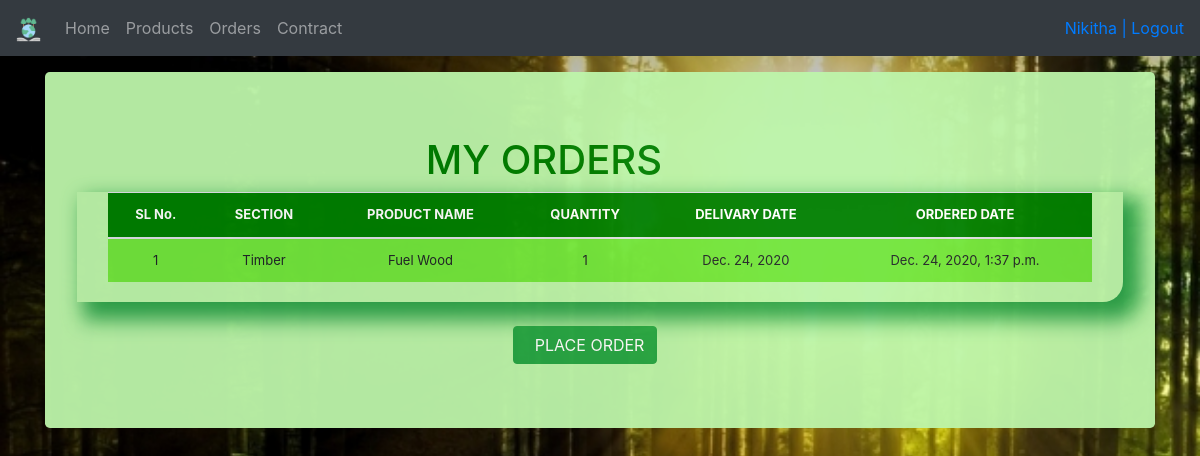
The app's page /list_orders/Nikitha (signed in) with its own data.
### ForestManagement/models.py (models this page shows, shortened)
class Order(models.Model):
	item = models.ForeignKey(Product, on_delete = models.CASCADE)
	ordered_quantity = models.IntegerField(default=0, blank=False, null=True)
	ordered_date = models.DateTimeField(auto_now=True)
	delivery_date =  models.DateField()
	user_name = models.ForeignKey(User, on_delete=models.CASCADE)

class Product(models.Model):
	category = models.CharField(max_length=50, blank=True, null=True)
	item_name = models.CharField(max_length=50, blank=True, null=True)
	quantity = models.IntegerField(default='0', blank=False, null=True)
	receive_quantity = models.IntegerField(default='0', blank=True, null=True)
	receive_by = models.CharField(max_length=50, blank=True, null=True)
	issue_quantity = models.IntegerField(default='0', blank=True, null=True)
	issue_by = models.CharField(max_length=50, blank=True, null=True)
	issue_to = models.CharField(max_length=50, blank=True, null=True)
	phone_number = models.CharField(max_length=50, blank=True, null=True)
	created_by = models.CharField(max_length=50, blank=True, null=True)
	last_updated = models.DateTimeField(auto_now_add=False, auto_now=True)
	export_to_CSV = models.BooleanField(default=False)
	def __str__(self):
		return self.item_name

### ForestManagement/views.py (the view)
# urls.py: path('list_orders/<str:username>', views.UserOrderListView.as_view(), name='list_orders'),
class UserOrderListView(ListView):
    model = Order
    template_name = 'list_orders.html'
    context_object_name = 'orders'
    paginate_by = 5
    def get_queryset(self):
        user = get_object_or_404(User, username=self.kwargs.get('username'))
        return Order.objects.filter(user_name=user).order_by('delivery_date')

### ForestManagement/templates/list_orders.html (shortened to what this page needs)
{% load static %}
<!DOCTYPE html>
<html lang="en">
<head>
    <link href="{% static 'css/bootstrap.min.css' %}" rel="stylesheet">
    <link href="{% static 'css/stylesheet.css' %}" rel="stylesheet">
    <link href="{% static 'css/navbar-top-fixed.css' %}" rel="stylesheet">
</head>
<body>
    {% include 'navbar.html' %}
    <main role="main" class="container">
        <div class="jumbotron">
            {% if user.is_staff%}
            <div class="header offset-4" style="color: green;">
                <h1>LIST OF ORDERS</h1>
            </div>
            {% else %}
            <div class="header offset-4" style="color: green;">
                <h1>MY ORDERS</h1>
            </div>
            {% endif %}
            <div class="display_table">
                <table class="table">
                    <thead>
                        <tr>
                            <th>SL No.</th>
                            <th>SECTION</th>
                            <th>PRODUCT NAME</th>
                            <th>QUANTITY</th>
                            <th>DELIVARY DATE</th>
                            <th>ORDERED DATE</th>
                        </tr>
                    </thead>
                    {% for instance in orders %}
                    <tr>
                        <td>{{forloop.counter}}</td>
                        <td>{{instance.item.category}}</td>
                        <td>{{instance.item}}</td>
                        <td>{{instance.ordered_quantity}}</td>
                        <td>{{instance.delivery_date}}</td>
                        <td>{{instance.ordered_date}}</td>
                    </tr>
                    {% endfor %}
                </table>
            </div>
            <br />
            {% if not user.is_staff %}
            <a href="{% url 'place_order'%}" class="btn btn-success offset-5">&nbsp;
                PLACE ORDER</a>
            {% endif %}
        </div>
    </main>
</body>
</html>

### ForestManagement/templates/navbar.html (shortened to what this page needs)
{% load crispy_forms_tags %}
{% load static %}
<nav class="navbar navbar-expand-md navbar-dark fixed-top bg-dark">
    <a class="navbar-brand" href="/"><img src="{% static 'img/favicon.png' %}" alt="Forest Management" style="width:25px;height:25px;"></a>
    <div class="collapse navbar-collapse" id="navbarCollapse">
      <ul class="navbar-nav mr-auto">
        <li class="nav-item">
          <a class="nav-link" href="/">Home <span class="sr-only">(current)</span></a>
        </li>
        {% if user.is_authenticated %}
        <li class="nav-item">
          <a class="nav-link" href="/list">Products</a>
        </li>
        {% if user.is_staff%}
        <li class="nav-item">
          <a class="nav-link" href="/list_orders_staff">Orders</a>
        </li>
        <li class="nav-item">
          <a class="nav-link" href="list_staff_contract/">Contract</a>
        </li>
        {% else %}
        <li class="nav-item">
          <a class="nav-link" href="{% url 'list_orders' user%} ">Orders</a>
        </li>
        <li class="nav-item">
          <a class="nav-link" href="{% url 'list_contracts' user%} ">Contract</a>
        </li>
        {% endif %}
        {% endif %}
      </ul>
      <ul class="navbar-nav">
        {% if request.user.is_authenticated %}
        <li>&nbsp;&nbsp;<a href="/accounts/logout">{{ user }} | Logout</a></li>
        {% else %}
        <li><a class="nav-link" href="/accounts/login">Login</a></li>
        {% endif %}
    </ul>
    </div>
  </nav>

### ForestManagement/static/css/stylesheet.css (style rules this page uses)
body { background-image:url('../img/download.jpg'); background-repeat: no-repeat; background-attachment: fixed; background-size: cover; min-height: 75rem; padding-top: 4.5rem; }
.table { font-size: 13px; text-align: center; width: 95%; margin: auto; text-align: center; }
.table tr:nth-child(odd) { background: #72e63d }
th { background-color: #008000; color: white; }
.display_table { border-bottom-right-radius: 20px; padding-left: 5px; padding-right: 5px; padding-bottom: 20px; box-shadow: 12px 12px 20px 6px #2ea44b; }
.jumbotron { background-color: #bdf5aa; opacity: 0.95; }

### ForestManagement/static/css/navbar-top-fixed.css (style rules this page uses)
body { min-height: 75rem; padding-top: 4.5rem; }

### records on screen
Order: item.category "Timber", item "Fuel Wood", ordered_quantity "1", delivery_date "Dec. 24, 2020", ordered_date "Dec. 24, 2020, 1:37 p.m."

### other values on screen
{{ user }} "Nikitha"
